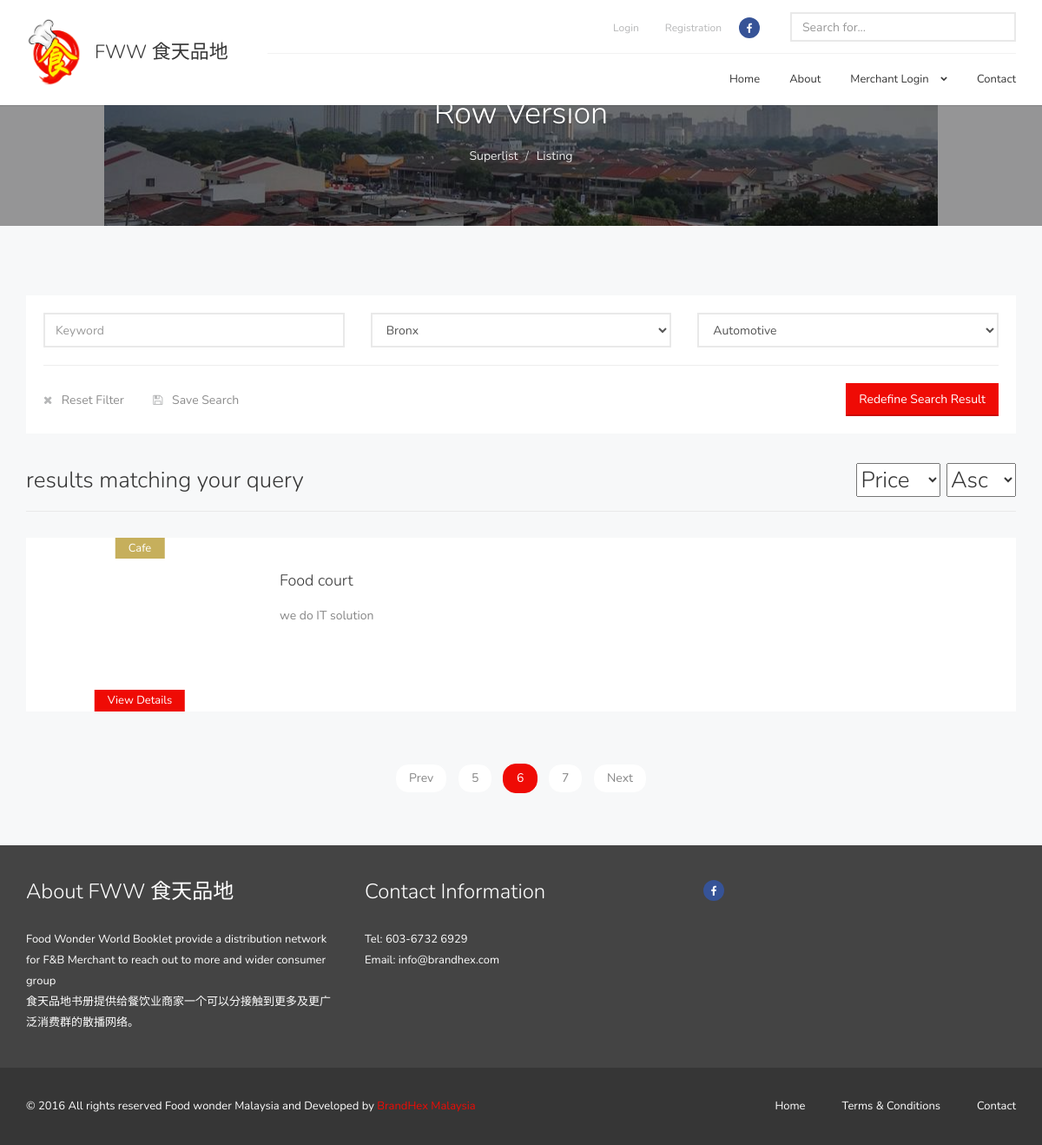
Page /?page=listing-row on the committed database.
### tables this page shows
CREATE TABLE `db_listing` (
`submission_list_id` int(11) NOT NULL,
  `list_title` text NOT NULL,
  `list_category` text NOT NULL,
  `list_address` text NOT NULL,
  `list_email` text NOT NULL,
  `list_phone` text NOT NULL,
  `list_website` text NOT NULL,
  `list_description` text NOT NULL,
  `company_logo` text NOT NULL,
  `list_hour_mon` text NOT NULL,
  `list_hour_tue` text NOT NULL,
  `list_hour_wed` text NOT NULL,
  `list_hour_thu` text NOT NULL,
  `list_hour_fri` text NOT NULL,
  `list_hour_sat` text NOT NULL,
  `list_hour_sun` text NOT NULL,
  `list_amen_wifi` int(11) NOT NULL,
  `list_amen_parking` int(11) NOT NULL,
  `list_amen_takeaway` int(11) NOT NULL,
  `list_amen_smoking` int(11) NOT NULL,
  `list_amen_nonsmoking` int(11) NOT NULL,
  `list_amen_reservation` int(11) NOT NULL,
  `list_amen_halal` int(11) NOT NULL,
  `list_amen_nonhalal` int(11) NOT NULL,
  `list_amen_nopork` text NOT NULL,
  `list_amen_vegeterian` int(11) NOT NULL,
  `submission_date` date NOT NULL,
  `listing_stat` varchar(1) NOT NULL
);

### index.php (called while the page is built, shortened)
<?php include_once("common/htmlheader.php"); ?>
<?php include_once("themes/header.php");?>
<?php include_once("themes/body.php"); ?>
<?php include_once("themes/footer.php") ?>
<?php include_once("common/htmlfooter.php"); ?>

### themes/listing-row.php (the view, shortened to what this page needs)
<div class="main">
    <div class="main-inner">
        <div class="container">
            <div class="content">
                <div class="document-title">
                    <h1>Row Version</h1>
                    <ul class="breadcrumb">
                        <li><a href="#">Superlist</a></li>
                        <li><a href="#">Listing</a></li>
                    </ul>
                </div>
                <form class="filter" method="post" action="?">
                    <div class="row">
                        <div class="col-sm-12 col-md-4">
                            <div class="form-group">
                                <input type="text" placeholder="Keyword" class="form-control">
                            </div>
                        </div>
                        <div class="col-sm-12 col-md-4">
                            <div class="form-group">
                                <select class="form-control" title="Select Location">
                                    <option>Bronx</option>
                                </select>
                            </div>
                        </div>
                        <div class="col-sm-12 col-md-4">
                            <div class="form-group">
                                <select class="form-control" title="Select Category">
                                    <option value="">Automotive</option>
                                </select>
                            </div>
                        </div>
                    </div>
                    <hr>
                    <div class="row">
                        <div class="col-sm-8">
                            <div class="filter-actions">
                                <a href="#"><i class="fa fa-close"></i> Reset Filter</a>
                                <a href="#"><i class="fa fa-save"></i> Save Search</a>
                            </div>
                        </div>
                        <div class="col-sm-4">
                            <button type="submit" class="btn btn-primary">Redefine Search Result</button>
                        </div>
                    </div>
                </form>
                <h2 class="page-title">
                   results matching your query
                    <form method="get" action="?" class="filter-sort">
                        <div class="form-group">
                            <select title="Sort by">
                                <option name="price">Price</option>
                            </select>
                        </div>
                        <div class="form-group">
                            <select title="Order">
                                <option name="ASC">Asc</option>
                            </select>
                        </div>
                    </form>
                </h2>
                <div class="cards-row">
                    <?php
                    $result=mysqli_query($conn,"SELECT * FROM db_listing WHERE listing_stat<>'3'");
                    while($row=mysqli_fetch_array($result))
                    {?>
                        <div class="card-row">
                            <div class="card-row-inner">
                                <div class="card-row-image" data-background-image="assets/img/tmp/product-1.jpg">
                                    <div class="card-row-label"><?=$row["list_category"]?></div>
                                    <div class="card-row-price"><a href="/?page=listing-details&id=<?=$row['submission_list_id']?>">View Details</div></a>
                                </div>
                                <div class="card-row-body">
                                    <p style="color: white;"> <h2  class="card-row-title"><a href="/?page=listing-details&id=<?=$row['submission_list_id']?>"><?=$row['list_title']?></a></h2></p>
                                    <div class="card-row-content"><?=$row["list_description"]?>
                                    </div>
                                </div>
                            </div>
                        </div>
                    <?php }?>
                </div>
            <div class="pager">
                <ul>
                    <li><a href="#">Prev</a></li>
                    <li><a href="#">5</a></li>
                    <li class="active"><a>6</a></li>
                    <li><a href="#">7</a></li>
                    <li><a href="#">Next</a></li>
                </ul>
            </div>
            </div>
        </div>
    </div>
</div>
<br>
<br>
<br>

### rows in the picture
db_listing: list_category "Cafe", list_title "Food court", list_description "we do IT solution"
